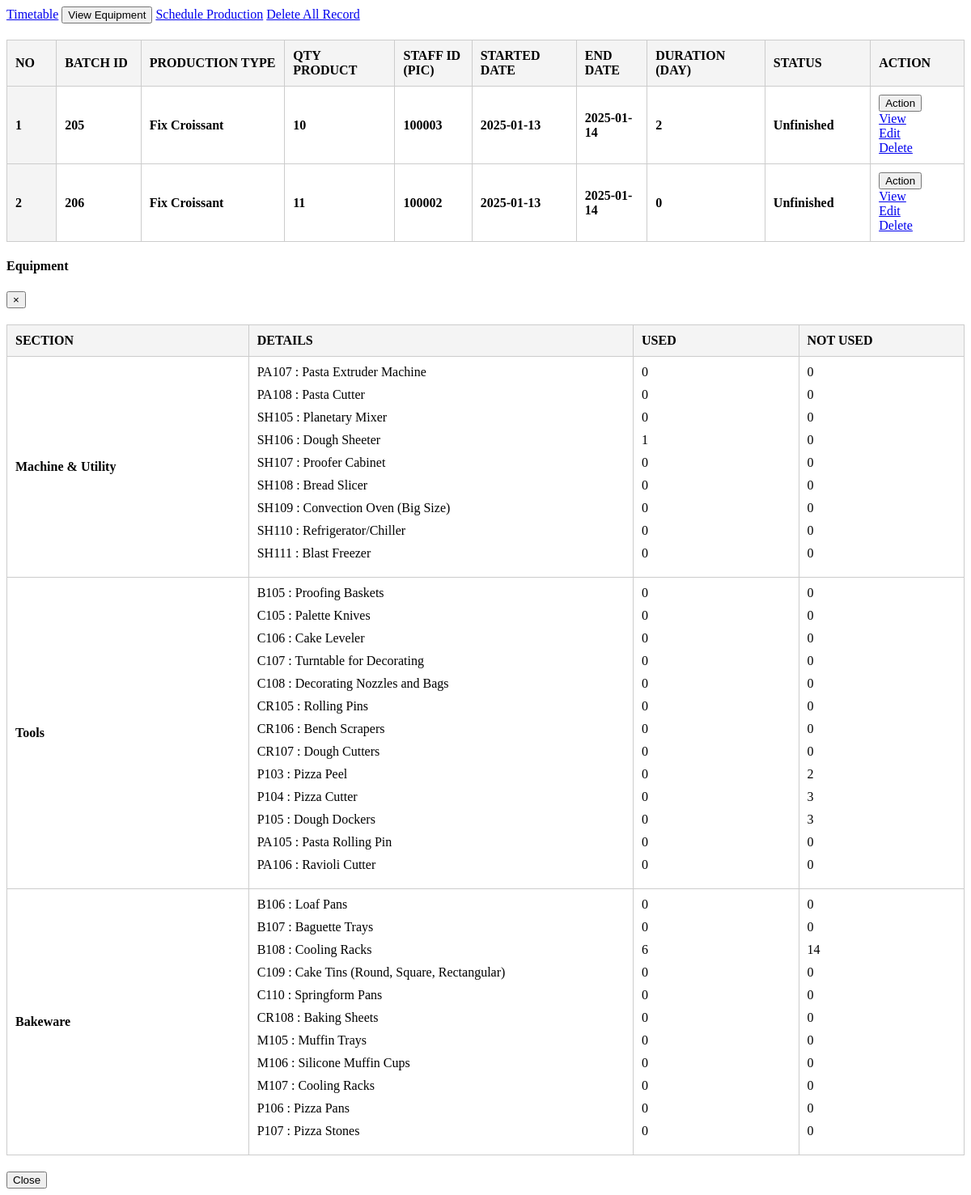
The app's page /production.php with its own data.
### tables this page shows
CREATE TABLE `categories` (
  `order_id` int(11) NOT NULL,
  `id` int(11) NOT NULL,
  `product_id` int(11) NOT NULL,
  `recipe_name` varchar(255) NOT NULL,
  `qty_product` int(11) NOT NULL,
  `staff_id` text NOT NULL,
  `created_at` timestamp NOT NULL DEFAULT current_timestamp(),
  `starteddate` varchar(50) NOT NULL,
  `enddate` varchar(20) NOT NULL,
  `hours` int(6) NOT NULL,
  `status` text NOT NULL,
  `quality_test` text NOT NULL,
  `comment` text NOT NULL,
  `ingredients_data` text DEFAULT NULL
);

CREATE TABLE `equipment_details` (
  `spec_id` varchar(11) NOT NULL,
  `eq_id` varchar(11) NOT NULL,
  `eq_description` text NOT NULL,
  `qty` int(11) NOT NULL,
  `eq_used` int(11) DEFAULT NULL,
  `eq_not_used` int(11) DEFAULT NULL
);

### production.php (the view, shortened to what this page needs)
<?php require_once 'db_connect.php';
require_once 'process_finished.php';
?>
<div class="col-lg-12">
	<div class="card card-outline card-success">
		<div class="card-header">
        <a class="btn btn btn-sm btn-warning btn-flat" href="./index.php?page=present_timetable"><i class="fa fa-table"></i> Timetable</a>
        <button class="btn btn-sm btn-primary btn-flat view_equipment" type="button" data-toggle="modal" data-target="#myModal">
    <i class="fa fa-eye"></i> View Equipment
</button>
		<a class="btn btn btn-sm btn-primary btn-flat" href="./index.php?page=schedule_production"><i class="fa fa-plus"></i> Schedule Production</a>
        <a class="btn btn-sm btn-danger btn-flat" href="javascript:void(0)" id="delete_all_data">
        <i class="fa fa-trash"></i> Delete All Record
    </a>
		</div>
		<div class="card-body p-3">
            <div class="table-responsive">
                <table class="table table-hover table-bordered" id="list">
                    <thead>
                        <tr>
                            <th class="text-center" style="width: 10px;">No</th>
                            <th style="width: 10px;">Batch ID</th>
                            <th style="width: 10px;">Production Type</th>
                            <th style="width: 10px;">Qty Product</th>
                            <th style="width: 10px;">Staff ID (PIC)</th>
                            <th style="width: 10px;">Started Date</th>
                            <th style="width: 10px;">End Date</th>
                            <th style="width: 10px;">Duration (Day)</th>
                            <th style="width: 10px;">Status</th>
                            <th style="width: 10px;">Action</th>
                        </tr>
                    </thead>
                    <tbody>
                        <?php
                        $i = 1;
                        $qry = $conn->query("SELECT * FROM categories");
                        while($row = $qry->fetch_assoc()):
                        ?>
                        <tr>
                            <th class="text-center" style="width: 10px;" font-weight = "normal"><?php echo $i++ ?></th>
                            <td style="width: 10px;"><b><?php echo $row['id'] ?></b></td>
                            <td style="width: 10px;"><b><?php echo ucwords($row['recipe_name']) ?></b></td>
                            <td style="width: 10px;"><b><?php echo $row['qty_product'] ?></b></td>
                            <td style="width: 10px;"><b><?php echo $row['staff_id'] ?></b></td>
                            <td style="width: 10px;"><b><?php echo $row['starteddate'] ?></b></td>
                            <td style="width: 10px;"><b><?php echo $row['enddate'] ?></b></td>
                            <td style="width: 10px;"><b><?php echo $row['hours'] ?></b></td>
                            <td style="width: 10px;">
                                <b class="<?php echo ($row['status'] == 'Finished') ? 'text-success' : (($row['status'] == 'Archived') ? 'text-blue' : (($row['status'] == 'In-Progress') ? 'text-warning' : '')); ?>">
                                    <?php echo $row['status'] ?>
                                </b>
                            </td>
                            <td class="text-center" style="width: 10px;">
                                <button type="button" class="btn btn-danger btn-sm btn-flat wave-effect dropdown-toggle" data-toggle="dropdown" aria-expanded="true">
                                    Action
                                </button>
                                <div class="dropdown-menu">
                                    <a class="dropdown-item view_production" href="javascript:void(0)" data-id="<?php echo $row['id'] ?>">View</a>
                                    <a class="dropdown-item" href="./index.php?page=edit_production&id=<?php echo $row['id'] ?>">Edit</a>
                                    <a class="dropdown-item delete_categories" href="javascript:void(0)" data-id="<?php echo $row['id'] ?>">Delete</a>
                                </div>
                            </td>
                        </tr>
                        <?php endwhile; ?>
                    </tbody>
                </table>
            </div>
        </div>
    </div>
</div>
<div class="modal fade" id="myModal">
							<div class="modal-dialog modal-dialog-centered modal-lg">
								<div class="modal-content">
									<div class="modal-header">
										<h4 class="modal-title">Equipment</h4>
										<button type="button" class="close" data-dismiss="modal">&times;</button>
									</div>
									<div class="modal-body">
										<?php include 'view_equipment.php'; ?>
									</div>
									<div class="modal-footer">
										<button type="button" class="btn btn-danger" data-dismiss="modal">Close</button>
									</div>
								</div>
							</div>
						</div>

### view_equipment.php (shortened to what this page needs)
<?php include 'db_connect.php'; ?>
<?php
$sql_equipment = "SELECT * FROM equipment_details WHERE eq_id IN ('E101', 'E102', 'E103')";
$query_equipment = $conn->query($sql_equipment);
$equipment_list = $query_equipment->fetch_all(MYSQLI_ASSOC);
?>
<div class="container-fluid">
    <table class="table table-bordered">
        <thead>
            <tr>
                <th>Section</th>
                <th>Details</th>
                <th>Used</th>
                <th>Not Used</th>
            </tr>
        </thead>
        <tbody>
            <tr>
                <td><strong>Machine & Utility</strong></td>
                <td>
                    <ul>
                        <?php
                        foreach ($equipment_list as $equipment) {
                            if ($equipment['eq_id'] == 'E101') {
                                echo "<li>" . htmlspecialchars($equipment['spec_id']) . " : " . htmlspecialchars($equipment['eq_description']) . "</li>";
                            }
                        }
                        ?>
                    </ul>
                </td>
                <td>
                    <ul>
                        <?php
                        foreach ($equipment_list as $equipment) {
                            if ($equipment['eq_id'] == 'E101') {
                                echo "<li>" . htmlspecialchars($equipment['eq_used']) . "</li>";
                            }
                        }
                        ?>
                    </ul>
                </td>
                <td>
                    <ul>
                        <?php
                        foreach ($equipment_list as $equipment) {
                            if ($equipment['eq_id'] == 'E101') {
                                echo "<li>" . htmlspecialchars($equipment['eq_not_used']) . "</li>";
                            }
                        }
                        ?>
                    </ul>
                </td>
            </tr>
            <tr>
                <td><strong>Tools</strong></td>
                <td>
                    <ul>
                        <?php
                        foreach ($equipment_list as $equipment) {
                            if ($equipment['eq_id'] == 'E102') {
                                echo "<li>" . htmlspecialchars($equipment['spec_id']) . " : " . htmlspecialchars($equipment['eq_description']) . "</li>";
                            }
                        }
                        ?>
                    </ul>
                </td>
                <td>
                    <ul>
                        <?php
                        foreach ($equipment_list as $equipment) {
                            if ($equipment['eq_id'] == 'E102') {
                                echo "<li>" . htmlspecialchars($equipment['eq_used']) . "</li>";
                            }
                        }
                        ?>
                    </ul>
                </td>
                <td>
                    <ul>
                        <?php
                        foreach ($equipment_list as $equipment) {
                            if ($equipment['eq_id'] == 'E102') {
                                echo "<li>" . htmlspecialchars($equipment['eq_not_used']) . "</li>";
                            }
                        }
                        ?>
                    </ul>
                </td>
            </tr>
            <tr>
                <td><strong>Bakeware</strong></td>
                <td>
                    <ul>
                        <?php
                        foreach ($equipment_list as $equipment) {
                            if ($equipment['eq_id'] == 'E103') {
                                echo "<li>" . htmlspecialchars($equipment['spec_id']) . " : " . htmlspecialchars($equipment['eq_description']) . "</li>";
                            }
                        }
                        ?>
                    </ul>
                </td>
                <td>
                    <ul>
                        <?php
                        foreach ($equipment_list as $equipment) {
                            if ($equipment['eq_id'] == 'E103') {
                                echo "<li>" . htmlspecialchars($equipment['eq_used']) . "</li>";
                            }
                        }
                        ?>
                    </ul>
                </td>
                <td>
                    <ul>
                        <?php
                        foreach ($equipment_list as $equipment) {
                            if ($equipment['eq_id'] == 'E103') {
                                echo "<li>" . htmlspecialchars($equipment['eq_not_used']) . "</li>";
                            }
                        }
                        ?>
                    </ul>
                </td>
            </tr>
        </tbody>
    </table>
</div>

### view_equipment.php (style rules this page uses)
table { width: 100%; border-collapse: collapse; margin: 20px 0; }
table th, table td { border: 1px solid #ccc; padding: 10px; text-align: left; }
table th { background-color: #f4f4f4; font-weight: bold; text-transform: uppercase; }
ul { list-style: none; padding: 0; margin: 0; }
ul li { margin-bottom: 10px; font-size: 16px; }

### production.php (style rules this page uses)
th, td { width: 10px !important; }

### records on screen
categories: id "205", recipe_name "Fix Croissant", qty_product "10", staff "100003", starteddate "2025-01-13", enddate "2025-01-14", hours "2", status "Unfinished"
categories: id "206", recipe_name "Fix Croissant", qty_product "11", staff "100002", starteddate "2025-01-13", enddate "2025-01-14", hours "0", status "Unfinished"
equipment_details: spec_id "PA107", eq_description "Pasta Extruder Machine", eq_used "0", eq_not_used "0"
equipment_details: spec_id "PA108", eq_description "Pasta Cutter", eq_used "0", eq_not_used "0"
equipment_details: spec_id "SH105", eq_description "Planetary Mixer", eq_used "0", eq_not_used "0"
equipment_details: spec_id "SH106", eq_description "Dough Sheeter", eq_used "1", eq_not_used "0"
equipment_details: spec_id "SH107", eq_description "Proofer Cabinet", eq_used "0", eq_not_used "0"
equipment_details: spec_id "SH108", eq_description "Bread Slicer", eq_used "0", eq_not_used "0"
equipment_details: spec_id "SH109", eq_description "Convection Oven (Big Size)", eq_used "0", eq_not_used "0"
equipment_details: spec_id "SH110", eq_description "Refrigerator/Chiller", eq_used "0", eq_not_used "0"
equipment_details: spec_id "SH111", eq_description "Blast Freezer", eq_used "0", eq_not_used "0"
equipment_details: spec_id "B105", eq_description "Proofing Baskets", eq_used "0", eq_not_used "0"
equipment_details: spec_id "C105", eq_description "Palette Knives", eq_used "0", eq_not_used "0"
equipment_details: spec_id "C106", eq_description "Cake Leveler", eq_used "0", eq_not_used "0"
equipment_details: spec_id "C107", eq_description "Turntable for Decorating", eq_used "0", eq_not_used "0"
equipment_details: spec_id "C108", eq_description "Decorating Nozzles and Bags", eq_used "0", eq_not_used "0"
equipment_details: spec_id "CR105", eq_description "Rolling Pins", eq_used "0", eq_not_used "0"
equipment_details: spec_id "CR106", eq_description "Bench Scrapers", eq_used "0", eq_not_used "0"
equipment_details: spec_id "CR107", eq_description "Dough Cutters", eq_used "0", eq_not_used "0"
equipment_details: spec_id "P103", eq_description "Pizza Peel", eq_used "0", eq_not_used "2"
equipment_details: spec_id "P104", eq_description "Pizza Cutter", eq_used "0", eq_not_used "3"
equipment_details: spec_id "P105", eq_description "Dough Dockers", eq_used "0", eq_not_used "3"
equipment_details: spec_id "PA105", eq_description "Pasta Rolling Pin", eq_used "0", eq_not_used "0"
equipment_details: spec_id "PA106", eq_description "Ravioli Cutter", eq_used "0", eq_not_used "0"
equipment_details: spec_id "B106", eq_description "Loaf Pans", eq_used "0", eq_not_used "0"
equipment_details: spec_id "B107", eq_description "Baguette Trays", eq_used "0", eq_not_used "0"
equipment_details: spec_id "B108", eq_description "Cooling Racks", eq_used "6", eq_not_used "14"
equipment_details: spec_id "C109", eq_description "Cake Tins (Round, Square, Rectangular)", eq_used "0", eq_not_used "0"
equipment_details: spec_id "C110", eq_description "Springform Pans", eq_used "0", eq_not_used "0"
equipment_details: spec_id "CR108", eq_description "Baking Sheets", eq_used "0", eq_not_used "0"
equipment_details: spec_id "M105", eq_description "Muffin Trays", eq_used "0", eq_not_used "0"
equipment_details: spec_id "M106", eq_description "Silicone Muffin Cups", eq_used "0", eq_not_used "0"
equipment_details: spec_id "M107", eq_description "Cooling Racks", eq_used "0", eq_not_used "0"
equipment_details: spec_id "P106", eq_description "Pizza Pans", eq_used "0", eq_not_used "0"
equipment_details: spec_id "P107", eq_description "Pizza Stones", eq_used "0", eq_not_used "0"
